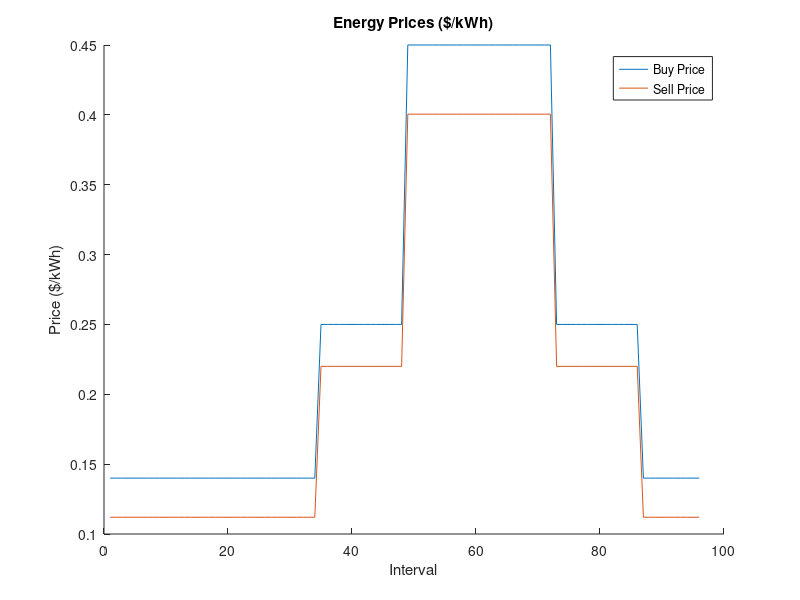
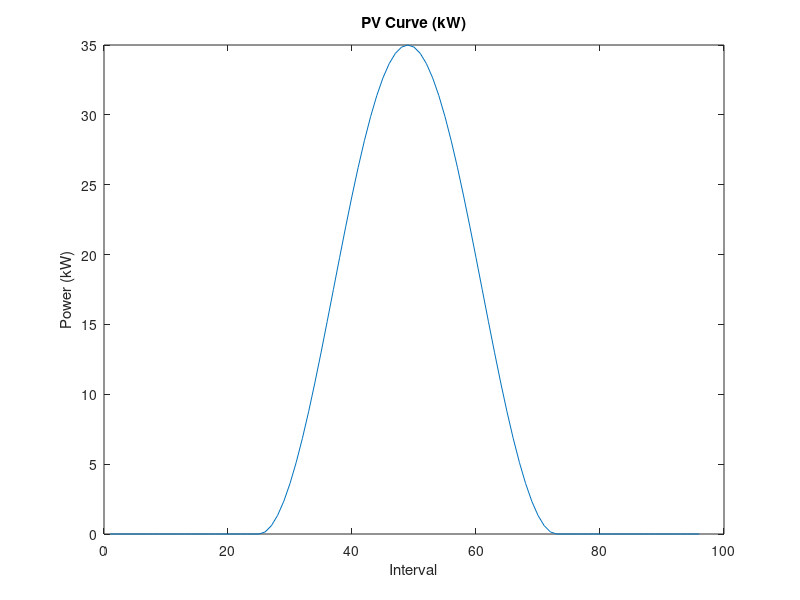

The MATLAB script that drew these images, in order: (Note: this script raises an error after producing the figures.)
% EE364a microgrid problem setup script
% This script generates data for the micro-grid problem

clc; clear; close all;

PLOT_FIGURES = 1; % make >0 to have figures plotted

% Number of periods in the day (so each period is 15 min)
N = 96; 

% #########################################
% Price data generation - price values and intervals based off of
% PG&E Time Of Use plans
% #########################################
partial_peak_start = 34;
peak_start = 48;
peak_end = 72;
partial_peak_end = 86;

off_peak_inds = [1:partial_peak_start, partial_peak_end+1:N];
partial_peak_inds = [partial_peak_start+1:peak_start, peak_end+1:partial_peak_end];
peak_inds = [peak_start+1:peak_end];

% rates, in $/ kWh
off_peak_buy = 0.14;
partial_peak_buy = 0.25;
peak_buy = 0.45;

off_peak_perc_cut = 0.20;
partial_peak_perc_cut = 0.12;
peak_perc_cut = 0.11;

off_peak_sell = (1 - off_peak_perc_cut) * off_peak_buy;
partial_peak_sell = (1 - partial_peak_perc_cut) * partial_peak_buy;
peak_sell = (1 - peak_perc_cut) * peak_buy;

% Combine buy and sell prices into price vectors
R_buy = ones(N, 1);
R_buy(off_peak_inds) = off_peak_buy;
R_buy(partial_peak_inds) = partial_peak_buy;
R_buy(peak_inds) = peak_buy;

R_sell = ones(N, 1);
R_sell(off_peak_inds) = off_peak_sell;
R_sell(partial_peak_inds) = partial_peak_sell;
R_sell(peak_inds) = peak_sell;

if PLOT_FIGURES > 0
    figure();
    hold('on');
    plot(R_buy);
    plot(R_sell);
    title('Energy Prices ($/kWh)');
    ylabel('Price ($/kWh)');
    xlabel('Interval');
    legend('Buy Price', 'Sell Price');
end

%
% #########################################
% Solar Data Generation
% #########################################
% Something simple: a shifted cosine wave, squared to smooth 
% edges, peak at noon (a +1 and +2 here or there to make it match
% the python implementation exactly)
shift = N/2 + 1;
p_pv = cos(((1:N) - shift) * 2 * pi / N).^2';
scale_factor = 35;
p_pv = p_pv * scale_factor;
p_pv = max(p_pv,0);
p_pv(1:round(shift/2)) = 0;
p_pv(N-round(shift/2)+2:N) = 0;

if PLOT_FIGURES > 0
    figure();
    plot(p_pv);
    title('PV Curve (kW)');
    ylabel('Power (kW)');
    xlabel('Interval');
end

%
% #########################################
% Load data generation (using cvx)
% #########################################
% Fit a curve to some handpicked points and constrain the end
% poitns to match and the derivative at the end to be the same at
% the beginning, then minimize the 2nd order difference of the
% function

% points to fit to
points = [
    [1, 7],
    [11, 8],
    [21, 10],
    [29, 15],
    [37, 21],
    [46, 23],
    [53, 21],
    [57, 18],
    [61, 22.5],
    [67, 24.3],
    [71, 25],
    [74, 24],
    [84, 19],
    [96, 7],
];

cvx_begin quiet
    variable p_ld(N);
    variable obj_val(N + length(points));
    minimize(sum(obj_val));
    subject to
        % Constrain the end poitns to match, and their
        % derivatives to match
        p_ld(1) == p_ld(N);
        (p_ld(2) - p_ld(1)) == (p_ld(N) - p_ld(N-1));
        
        % Add a squared fitting error to the objective
        for i=1:length(points)
            obj_val(i) >= square(p_ld(points(i,1)) - points(i,2));
        end
        
        % Add the second order difference to the objective
        for i=2:N-1
            obj_val(i+length(points)) >= 100*square(p_ld(i+1) - 2*p_ld(i) + p_ld(i-1));
        end
        
        obj_val(1+length(points)) >= 100*square(p_ld(2) - 2*p_ld(1) + p_ld(N));
        obj_val(N+length(points)) >= 100*square(p_ld(1) - 2*p_ld(N) + p_ld(N-1));
        
cvx_end

if PLOT_FIGURES > 0
    figure();
    plot(p_ld);
    title('LoadCurve (kW)');
    ylabel('Power (kW)');
    xlabel('Interval');
end

% #########################################
% Battery and Grid Line Constraint Values
% #########################################
% Max charge and discharge rates
D = 10;   % Max discharge rate (kW)
C = 8;    % Max charge rate (kW)
Q = 27;   % Max energy (kWh)

clearvars -except N R_buy R_sell p_pv p_ld D C Q P

% Final list of values generated:
% N (scalar): number of intervals we split the day into
% R_buy (vector, $/kWh): prices one can buy energy at from grid in given interval
% R_sell (vector, $/kWh): prices one can sell energy at to grid in given interval
% p_pv (vector, kW): power generated by solar
% p_ld (vector, kW): power demands of load
% D (scalar, kW): max discharge rate of battery
% C (scalar, kW): max charge rate of battery
% Q (scalar, kWh): max energy of battery